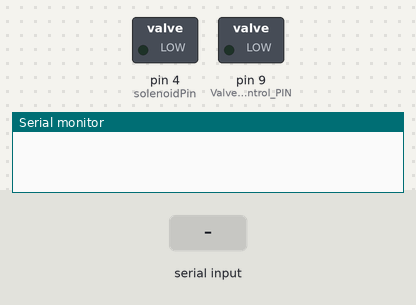
This sketch was run on a simulated Arduino Uno, built with avr-gcc and run on an emulated ATmega328P. On the bench: switched loads named in the sketch (green lamp = pin HIGH), the last lines printed to the serial monitor. Inputs (shaded band) come from the test bench.

Above: at 1.2 s.
1.3 s: "90 45\n" received over Serial
At 2.5 s:
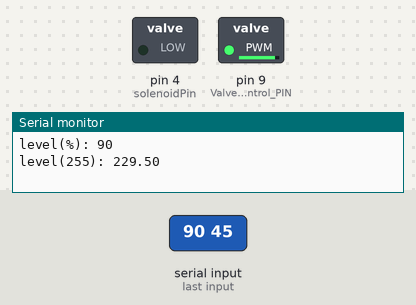
2.8 s: "30 150\n" received over Serial
At 3.7 s:
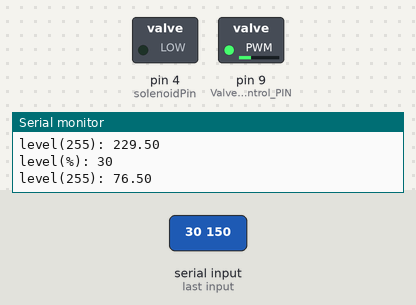
4.3 s: "1 90\n" received over Serial
At 4.8 s:
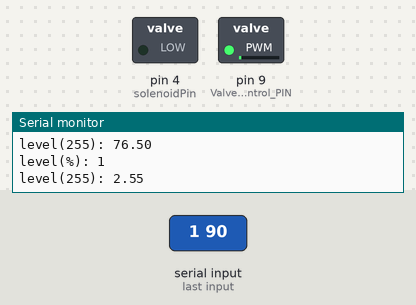
5.8 s: " \n" received over Serial
At 7.0 s:
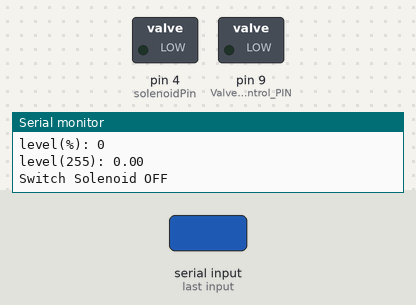
7.3 s: "1 90 45\n" received over Serial
At 8.4 s:
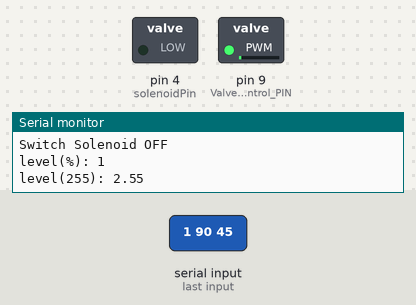
Timing chart, 0 to 9.8 s (numbered marks = the images above; inputs shaded):
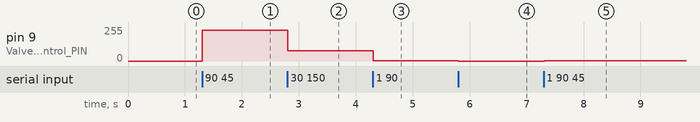

The sketch:

CKD_and_Solenoid_Valve.ino
```cpp
/*
    Name: CKD_and_Solenoid_Valve.ino
    Date: 12/25/2018
    Coder: Yuansyun Ye (yuansyuntw@gmail.com)
*/


//CKD valve
#define Valve_Control_PIN 9  //analogWrite
String inputString = "";
bool stringComplete = false;
int level_percentage = 0;
float level_PWM = 0.0f;
const float percentage_to_PWM = 2.55; //假設0V = 0%、5V = 100%，因為PWM是0~254，故1% = 255/100 PWM

//Solenoid valve
#define solenoidPin 4    //digitalWrite
int solenoidSwitch = 0; //預設為關

void setup()
{
  Serial.begin(9600);

  //CKD valve (比例閥)
  pinMode(Valve_Control_PIN, OUTPUT);
  analogWrite(Valve_Control_PIN, 0);

  //Solenoid valve (電磁閥)
  pinMode(solenoidPin, OUTPUT);           //Sets the pin as an output
  digitalWrite(solenoidPin, LOW);
}

void loop()
{
  // 假設0V = 0%、 5V = 100%，又因為PWM是0~254，故1% = 255/100 PWM，
  // 也就是輸入x，則輸出值為100/255*x
  // 經廠商測試，閥與實驗室現有空壓機搭配，可接受的電壓值的量大約是2.5V

  //input：(閥的開關比例, 閥開/關)

  while(Serial.available())
  {
    char c = Serial.read();
    inputString += c;
    if (c == '\n')
    {
      stringComplete = true;
    }

    if (stringComplete)
    {
      for (int i = 0; i < inputString.length(); i++)
      {
        if (inputString.substring(i, i + 1) == " ")
        {
          level_percentage = inputString.substring(0, i).toInt();
          solenoidSwitch = inputString.substring(i + 1).toInt();
          break;
        }
      }

      level_PWM = percentage_to_PWM * level_percentage;
      Serial.print("level(%): ");
      Serial.println(level_percentage);
      Serial.print("level(255): ");
      Serial.println(level_PWM, 2);
      analogWrite(Valve_Control_PIN, level_PWM);
      stringComplete = false;
      inputString = "";
      delay(10);


      if (solenoidSwitch == 0)
      {
        digitalWrite(solenoidPin, LOW);    //Switch Solenoid OFF
        Serial.println("Switch Solenoid OFF");
      }
      if (solenoidSwitch == 1)
      {
        digitalWrite(solenoidPin, HIGH);    //Switch Solenoid ON
        Serial.println("Switch Solenoid ON");
      }
    }
  }
}
```

Measured:
- after the input at 1.3 s, pin 9 (Valve_Control_PIN): 0/255 → 229/255 at once
- after the input at 2.8 s, pin 9 (Valve_Control_PIN): 229/255 → 76/255 at once
- after the input at 4.3 s, pin 9 (Valve_Control_PIN): 76/255 → 2/255 at once
- after the input at 5.8 s, pin 9 (Valve_Control_PIN): 2/255 → 0/255 at once
- after the input at 7.3 s, pin 9 (Valve_Control_PIN): 0/255 → 2/255 at once
